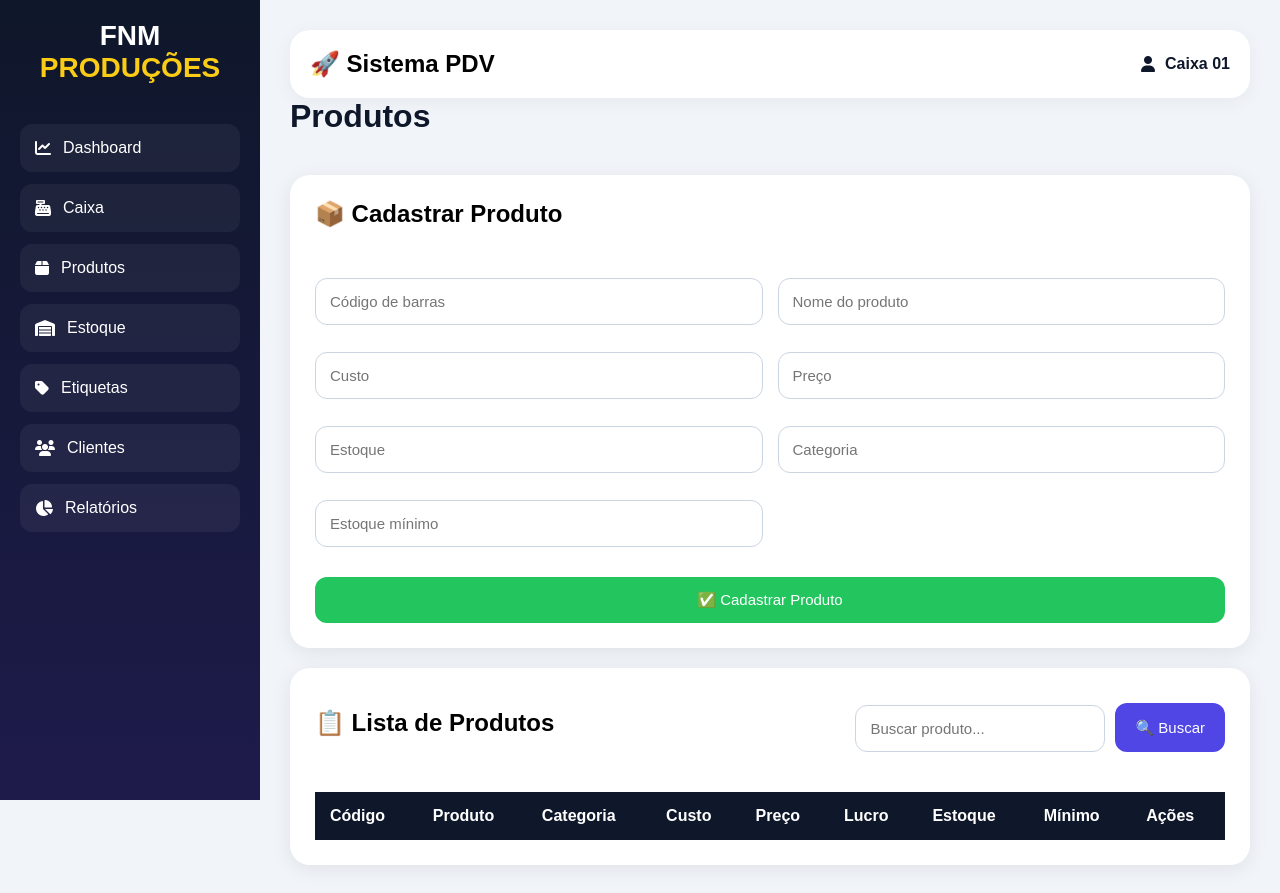
/produtos, run on an earlier commit of the app's database.
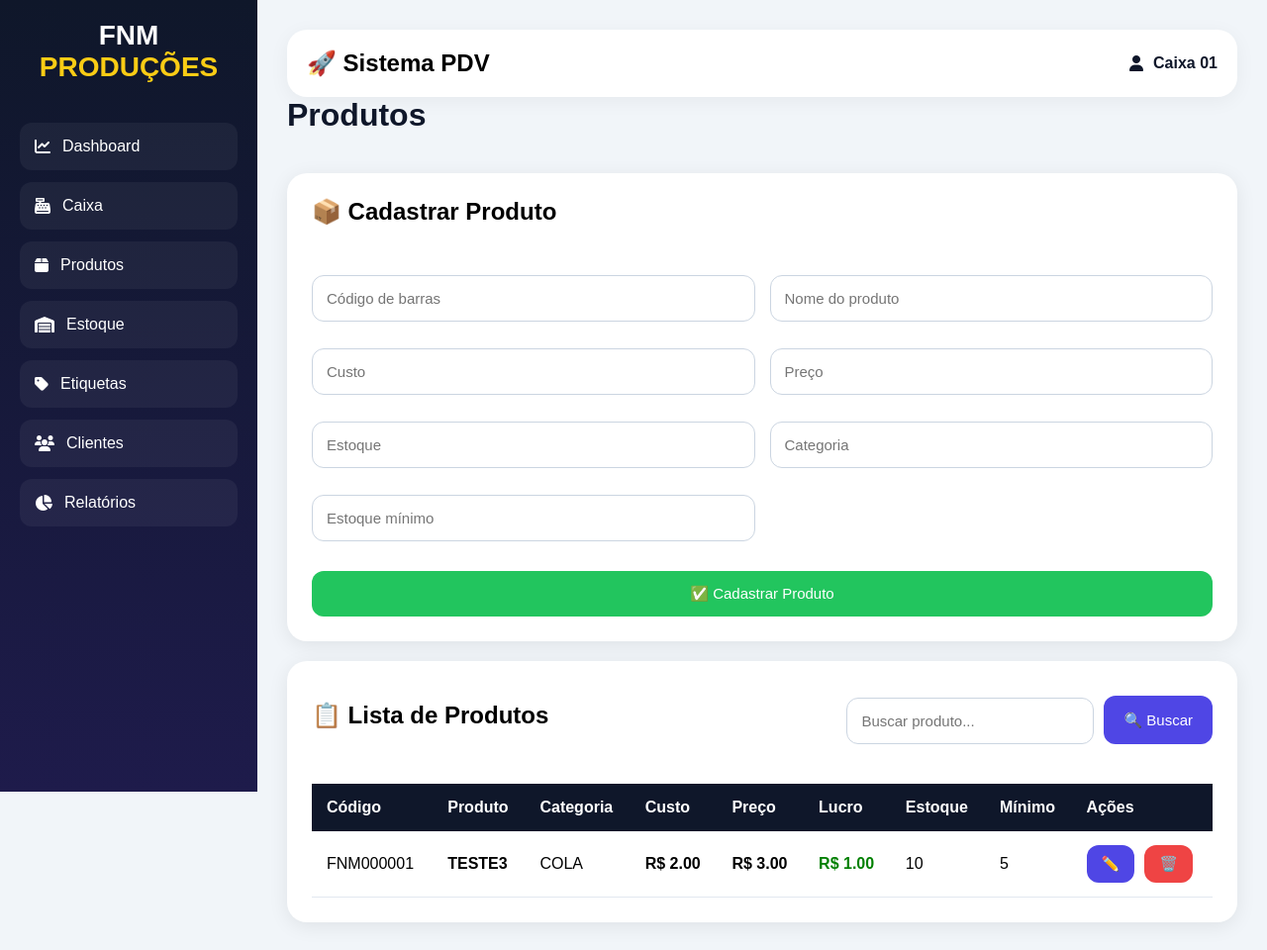
And on a later commit of the database.
### app.py (models this page shows)
class Produto(db.Model):
    id = db.Column(
        db.Integer,
        primary_key=True
    )
    codigo = db.Column(
        db.String(100)
    )
    nome = db.Column(
        db.String(200)
    )
    preco = db.Column(
        db.Float
    )
    custo = db.Column(
        db.Float,
        default=0
    )
    estoque = db.Column(
        db.Integer
    )
    categoria = db.Column(
        db.String(100)
    )
    imagem = db.Column(
        db.String(500)
    )
    estoque_minimo = db.Column(
        db.Integer
    )

### app.py (the view)
@app.route("/produtos")
def produtos():
    busca = request.args.get("busca")
    if busca:
        produtos = Produto.query.filter(
            Produto.nome.contains(busca) |
            Produto.codigo.contains(busca)
        ).all()
    else:
        produtos = Produto.query.all()
    return render_template(
        "produtos.html",
        produtos=produtos
    )

### templates/produtos.html (shortened to what this page needs)
{% extends "base.html" %}
{% block content %}
<h1>
    Produtos
</h1>
<div class="grid">
    <div class="card">
        <h2>
            📦 Cadastrar Produto
        </h2>
        <br>
        <form
    action="/cadastrar"
    method="POST"
>
<div class="form-grid">
    <input
        type="text"
        name="codigo"
        id="codigo"
        placeholder="Código de barras"
    >
    <input
        type="text"
        name="nome"
        id="nome"
        placeholder="Nome do produto"
        required
    >
    <input
        type="number"
        step="0.01"
        name="custo"
        placeholder="Custo"
        required
    >
    <input
        type="number"
        step="0.01"
        name="preco"
        placeholder="Preço"
        required
    >
    <input
        type="number"
        name="estoque"
        placeholder="Estoque"
        required
    >
    <input
        type="text"
        name="categoria"
        id="categoria"
        placeholder="Categoria"
    >
    <input
        type="number"
        name="estoque_minimo"
        placeholder="Estoque mínimo"
    >
    <button
        type="submit"
        class="verde"
    >
        ✅ Cadastrar Produto
    </button>
</div>
</form>
    </div>
</div>
<div class="card">
    <div
        style="
            display:flex;
            justify-content:space-between;
            align-items:center;
            margin-bottom:20px;
            flex-wrap:wrap;
            gap:10px;
        "
    >
        <h2>
            📋 Lista de Produtos
        </h2>
        <form
            method="GET"
            action="/produtos"
            style="
                display:flex;
                gap:10px;
                flex-wrap:wrap;
            "
        >
            <input
                type="text"
                name="busca"
                placeholder="Buscar produto..."
                style="
                    width:250px;
                "
            >
            <button
                class="azul"
                style="
                    width:auto;
                    padding:12px 20px;
                    margin-top:10px;
                "
            >
                🔍 Buscar
            </button>
        </form>
    </div>
    <div
        style="
            overflow-x:auto;
        "
    >
        <table
            style="
                width:100%;
                border-collapse:collapse;
                min-width:900px;
            "
        >
            <thead>
                <tr
                    style="
                        background:#eef2ff;
                        color:#1e1b4b;
                    "
                >
                    <th style="padding:15px;">
                        Código
                    </th>
                    <th>
                        Produto
                    </th>
                    <th>
    Categoria
</th>
                     <th>
                     Custo
                     </th>
                     <th>
                     Preço
                     </th>
                     <th>
                     Lucro
                     </th>
                     <th>
                     Estoque
                     </th>
                     <th>
                     Mínimo
                     </th>
                    <th>
                        Ações
                    </th>
                </tr>
            </thead>
            <tbody>
                {% for produto in produtos %}
                <tr
                    style="
                        border-bottom:
                        1px solid #e2e8f0;
                    "
                >
                    <td
                        style="
                            padding:15px;
                        "
                    >
                        {{ produto.codigo }}
                    </td>
                    <td>
                        <strong>
                            {{ produto.nome }}
                        </strong>
                    </td>
                    <td>
    {{ produto.categoria }}
</td>
<td>
    <strong>
        R$ {{ "%.2f"|format(produto.custo) }}
    </strong>
</td>
<td>
    <strong>
        R$ {{ "%.2f"|format(produto.preco) }}
    </strong>
</td>
<td>
    <strong style="color:green;">
        R$ {{ "%.2f"|format(produto.preco - produto.custo) }}
    </strong>
</td>
<td>
    {% if produto.estoque <= produto.estoque_minimo %}
                            <span
                                style="
                                    background:#fee2e2;
                                    color:#991b1b;
                                    padding:6px 10px;
                                    border-radius:8px;
                                    font-weight:bold;
                                "
                            >
                                {{ produto.estoque }}
                            </span>
                        {% else %}
                            {{ produto.estoque }}
                        {% endif %}
                    </td>
                    <td>
                        {{ produto.estoque_minimo }}
                    </td>
                    <td>
                        <div
                            style="
                                display:flex;
                                gap:10px;
                            "
                        >
                            <a
                                href="/editar/{{ produto.id }}"
                            >
                                <button
                                    type="button"
                                    class="azul"
                                    style="
                                        width:auto;
                                        padding:10px 15px;
                                        margin-top:0;
                                    "
                                >
                                    ✏️
                                </button>
                            </a>
                            <form
                                action="/excluir/{{ produto.id }}"
                                method="POST"
                            >
                                <button
                                    class="vermelho"
                                    style="
                                        width:auto;
                                        padding:10px 15px;
                                        margin-top:0;
                                    "
                                >
                                    🗑️
                                </button>
                            </form>
                        </div>
                    </td>
                </tr>
                {% endfor %}
            </tbody>
        </table>
    </div>
</div>
{% endblock %}

### templates/base.html (shortened to what this page needs)
<!DOCTYPE html>
<html lang="pt-br">
<head>
    <link
        rel="stylesheet"
        href="https://cdnjs.cloudflare.com/ajax/libs/font-awesome/6.5.1/css/all.min.css"
    >
</head>
<body>
    <div class="menu">
        <div class="logo">
            FNM
            <span>
                PRODUÇÕES
            </span>
        </div>
        <a href="/">
            <i class="fa-solid fa-chart-line"></i>
            <span>
                Dashboard
            </span>
        </a>
        <a href="/caixa">
            <i class="fa-solid fa-cash-register"></i>
            <span>
                Caixa
            </span>
        </a>
        <a href="/produtos">
            <i class="fa-solid fa-box"></i>
            <span>
                Produtos
            </span>
        </a>
<a href="/estoque">
    <i class="fa-solid fa-warehouse"></i>
    <span>
        Estoque
    </span>
</a>
<a href="/etiquetas">
    <i class="fa-solid fa-tag"></i>
    <span>
        Etiquetas
    </span>
</a>
        <a href="/clientes">
            <i class="fa-solid fa-users"></i>
            <span>
                Clientes
            </span>
        </a>
        <a href="/relatorios">
            <i class="fa-solid fa-chart-pie"></i>
            <span>
                Relatórios
            </span>
        </a>
    </div>
    <div class="conteudo">
        <div class="topo">
            <h2>
                🚀 Sistema PDV
            </h2>
            <div class="usuario">
                <i class="fa-solid fa-user"></i>
                Caixa 01
            </div>
        </div>
        {% block content %}
        {% endblock %}
    </div>
</body>
</html>

### templates/base.html (style rules this page uses)
* { margin:0; padding:0; box-sizing:border-box; font-family:Arial; }
body { background:#f1f5f9; display:flex; }
.menu { width:260px; height:100vh; background:linear-gradient( 180deg, #0f172a, #1e1b4b ); position:fixed; left:0; top:0; padding:20px; color:white; overflow:auto; }
.logo { font-size:28px; font-weight:bold; margin-bottom:40px; text-align:center; color:white; }
.logo span { color:#facc15; }
.menu a { display:flex; align-items:center; gap:12px; text-decoration:none; color:white; padding:15px; margin-top:12px; border-radius:12px; transition:0.3s; background:rgba( 255, 255, 255, 0.05 ); }
.conteudo { margin-left:260px; width:100%; padding:30px; }
h1 { color:#0f172a; margin-bottom:20px; }
.card { background:white; padding:25px; border-radius:20px; margin-top:20px; box-shadow: 0 4px 20px rgba( 0, 0, 0, 0.08 ); }
input, select { width:100%; padding:14px; margin-top:12px; border:1px solid #cbd5e1; border-radius:12px; font-size:15px; outline:none; background:white; }
button { width:100%; padding:14px; border:none; border-radius:12px; cursor:pointer; color:white; font-size:15px; margin-top:15px; transition:0.3s; }
.verde { background:#22c55e; }
.azul { background:#4f46e5; }
.vermelho { background:#ef4444; }
.topo { width:100%; background:white; padding:20px; border-radius:20px; display:flex; justify-content:space-between; align-items:center; box-shadow: 0 4px 20px rgba( 0, 0, 0, 0.05 ); }
.usuario { display:flex; align-items:center; gap:10px; color:#0f172a; font-weight:bold; }
.grid { display:grid; grid-template-columns: repeat( auto-fit, minmax(250px,1fr) ); gap:20px; }
table { width:100%; border-collapse:collapse; margin-top:20px; }
table th { background:#0f172a; color:white; padding:14px; text-align:left; }
table td { padding:14px; border-bottom:1px solid #e2e8f0; }

### templates/produtos.html (style rules this page uses)
.form-grid { display:grid; grid-template-columns:1fr 1fr; gap:15px; }
.form-grid button { grid-column:1 / -1; }

What changed in the data, as far as the page shows it:
added Produto: codigo "FNM000001", nome "TESTE3", categoria "COLA", custo "2.00", preco "3.00", produto.preco-produto.custo "1.00", estoque "10", estoque_minimo "5"
